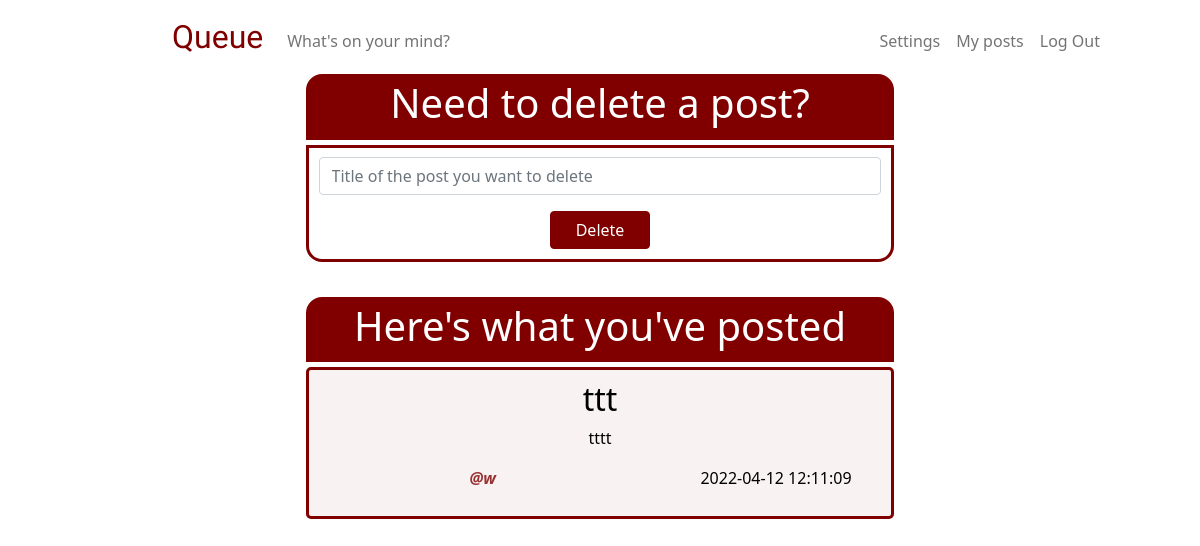
/my-posts (signed in), run on the app's committed database.
### tables this page shows
CREATE TABLE 'posts' ('id' INTEGER PRIMARY KEY NOT NULL, 'content' TEXT NOT NULL, 'time' DATETIME DEFAULT CURRENT_TIMESTAMP, title TEXT, 'user_id'  INTEGER NOT NULL  , 'username' TEXT);

### app.py (the view)
@app.route("/my-posts", methods=["GET", "POST"])
@login_required
def my_posts():
    if request.method == "POST":
        if not request.form.get("delete-title"):
            error_delete_title = "*Type in title of post you want to delete"
            return render_template("my_posts.html", error_delete_title=error_delete_title)
        else:
            delete_title = request.form.get("delete-title")
            db.execute("DELETE FROM posts WHERE title = ? AND user_id = ? ", delete_title, session["user_id"])
            user_posts = db.execute("SELECT * FROM posts WHERE user_id = ? ORDER BY time DESC ", session["user_id"])
            return render_template("my_posts.html", user_posts=user_posts)
    else:
        user_posts = db.execute("SELECT * FROM posts WHERE user_id = ? ORDER BY time DESC ", session["user_id"])
        return render_template("my_posts.html",  user_posts= user_posts)

### helpers.py (called while the page is built)
def login_required(f):
    @wraps(f)
    def decorated_function(*args, **kwargs):
        if session.get("user_id") is None:
            return redirect("/login")
        return f(*args, **kwargs)
    return decorated_function

### templates/my_posts.html (shortened to what this page needs)
{% extends "layout.html" %}
{% block main %}
    <div class="users-post-header">
        <h1> Need to delete a post? </h1>
    </div>
    <div class="users-post-container">
        <form action="/my-posts" method="post">
            <div class="mb-3">
                <input class="form-control" id="delete-title" name="delete-title" placeholder="Title of the post you want to delete" type="text" >
            </div>
            <button class="btn btn-primary main-button" id="delete-button" type="submit"> Delete </button>
        </form>
    </div>
    <div class="others-post-header">
        <h1> Here's what you've posted </h1>
    </div>
    <div>
        {% for user_post in user_posts %}
            <div class="others-post-container">
                <h2>{{ user_post["title"] }} </h2>
                <p>{{ user_post["content"] }} </p>
                <div class="row">
                    <div class="column left">
                        <p class="username"><strong> @{{ user_post["username"] }} </strong></p>
                    </div>
                    <div class="column right">
                        <p> {{ user_post["time"] }} </p>
                    </div>
                </div>
            </div>
        {% endfor %}
    </div>
{% endblock %}

### static/styles.css (style rules this page uses)
.users-post-header { background-color: rgb(128, 0, 0); color: rgb(255, 255, 255); margin: 0 25% 0 25%; padding: 0.3rem; text-align: center; border-radius: 1rem 1rem 0 0; }
.users-post-container { background-color: rgba(255, 255, 255, 0.9); border: solid; border-width: 3px; border-color: rgb(128, 0, 0); color: rgb(128, 0, 0); margin: 5px 25% 20px 25%; padding: 0.6rem; text-align: center; border-radius: 0 0 1rem 1rem; }
.others-post-header { background-color: rgb(128, 0, 0); color: rgb(255, 255, 255); margin: 35px 25% 0 25%; padding: 0.3rem; text-align: center; border-radius: 1rem 1rem 0 0; }
.others-post-container { background-color: rgba(128, 0, 0, 0.05); border: solid; border-width: 3px; border-color: rgb(128, 0, 0); color: rgb(0, 0, 0); margin: 5px 25% 20px 25%; padding: 0.6rem; text-align: center; border-radius: 5px; }
.main-button, .main-button:hover { background-color: rgb(128, 0, 0); color: rgb(255, 255, 255); border-color: rgb(128, 0, 0); width:100px; font-size: 16px; }
.username { color:rgba(128, 0, 0, 0.8); font-style: italic; }
.row { display: flex !important; }
.column { float: left; }
.left { width: 60% !important; }
.right { width: 40% !important; }
h1 { font-size: 40px; }

### data on the page
posts: title "ttt", content "tttt", username "w", time "2022-04-12 12:11:09"
